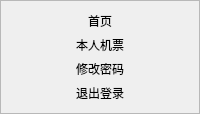
         <widget class="QFrame" name="frame_7">
          <property name="sizePolicy">
           <sizepolicy hsizetype="Expanding" vsizetype="Preferred">
            <horstretch>1</horstretch>
            <verstretch>0</verstretch>
           </sizepolicy>
          </property>
          <property name="styleSheet">
           <string notr="true">#frame_7{
background-color: rgb(255, 236, 224);

}
QPushButton{
border:none;
color:rgb(0, 0, 0);
font: 11pt &quot;宋体&quot;;
}

QPushButton:hover { 
background-color:rgb(233, 182, 163); 
}</string>
          </property>
          <property name="frameShape">
           <enum>QFrame::StyledPanel</enum>
          </property>
          <property name="frameShadow">
           <enum>QFrame::Raised</enum>
          </property>
          <layout class="QVBoxLayout" name="verticalLayout_2">
           <item>
            <widget class="QPushButton" name="pushButton">
             <property name="text">
              <string>首页</string>
             </property>
            </widget>
           </item>
           <item>
            <widget class="QPushButton" name="pushButton_mytic">
             <property name="text">
              <string>本人机票</string>
             </property>
            </widget>
           </item>
           <item>
            <widget class="QPushButton" name="pushButton_changepass">
             <property name="text">
              <string>修改密码</string>
             </property>
            </widget>
           </item>
           <item>
            <widget class="QPushButton" name="pushButton_ULogout">
             <property name="text">
              <string>退出登录</string>
             </property>
             <property name="icon">
              <iconset resource="../res.qrc">
               <normaloff>:/imag/imag/exit.png</normaloff>:/imag/imag/exit.png</iconset>
             </property>
            </widget>
           </item>
          </layout>
         </widget>
